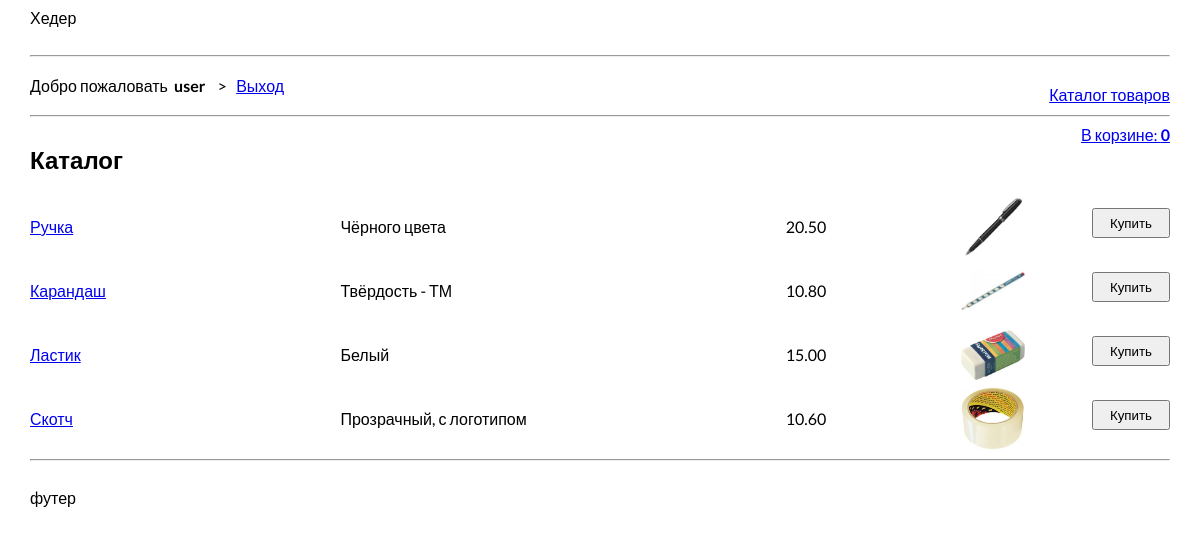
/ (signed in), run on the app's committed database.
### tables this page shows
CREATE TABLE `products` (
  `idx` int(11) NOT NULL,
  `name` text NOT NULL,
  `description` text NOT NULL,
  `price` decimal(10,2) NOT NULL,
  `image` text NOT NULL
);

### engine/Render.php (called while the page is built, shortened)
<?php
class Render implements IRenderer
{
    public function renderTemplate($template, $params = [])
    {
        extract($params);
        $templatePath = TEMPLATES_DIR . $template . ".php";
        include $templatePath;
        return ob_get_clean();
    }
}

### engine/Db.php (called while the page is built, shortened)
<?php
class Db
{
    private $config = [
        'driver' => 'mysql',
        'host' => 'localhost',
        'login' => 'root',
        'password' => '',
        'database' => 'shop_db',
        'charset' => 'utf8'
    ];
    private $connection = null;
    private function getConnection()
    {
        if (is_null($this->connection)) {
            $this->connection = new \PDO($this->preparePdoString(),
                $this->config['login'],
                $this->config['password']);
            $this->connection->setAttribute(\PDO::ATTR_DEFAULT_FETCH_MODE, \PDO::FETCH_ASSOC);
            $this->connection->setAttribute(\PDO::ATTR_DEFAULT_FETCH_MODE, \PDO::ERRMODE_EXCEPTION);
        }
        return $this->connection;
    }
    private function preparePdoString()
    {
        return sprintf("%s:host=%s;dbname=%s;charset=%s",
            $this->config['driver'],
            $this->config['host'],
            $this->config['database'],
            $this->config['charset']
        );
    }
    private function query($sql, $params = [])
    {
        $statement = $this->getConnection()->prepare($sql);
        $statement->execute($params);
        return $statement;
    }
    public function queryAll($sql, $param = [])
    {
        return $this->query($sql, $param)->fetchAll();
    }
}

### model/DbModel.php (called while the page is built, shortened)
<?php
abstract class DbModel extends Models
{
    public static function getAll()
    {
        $tableName = static::getTableName();
        $sql = "SELECT * FROM {$tableName}";
        return Db::getInstance()->queryAll($sql);
    }
}

### engine/Autoload.php (called while the page is built, shortened)
<?php
class Autoload
{
    public function loadClass($className)
    {
        $className = str_replace(['app\\', '\\'], ['/../', DIRECTORY_SEPARATOR], $className);
        $fileName = $_SERVER['DOCUMENT_ROOT'] . $className . '.php';
    }
}

### model/Products.php (called while the page is built, shortened)
<?php
class Products extends DbModel
{
    public static function getTableName()
    {
        return "products";
    }
}

### traits/Tsingletone.php (called while the page is built, shortened)
<?php
trait Tsingletone
{
    private static $instance = null;
    public static function getInstance()
    {
        if (is_null(static::$instance)) {
            static::$instance = new static();
        }
        return static::$instance;
    }
}

### views/catalog.php (the view, shortened to what this page needs)
<div class="bread-crumbs">
    <h2>Каталог</h2>
    <a href="/cart/" class="cart-right">В корзине:&#160;<span id="count" class="text-bold"><?= $count ?></span></a>
</div>
<?php foreach ($products as $key => $value): $product = (object)$value; ?>
    <div class="row-product">
        <p class="row-product_flex"><a href="/product/card/?id=<?= $product->idx ?>"><?= $product->name ?></a></p>
        <p class="row-product_flex"><?= $product->description ?></p>
        <p class="row-product_flex row-product_center"><?= $product->price ?></p>
        <img src="/img/<?= $product->image ?>" alt="" class="row-product_image">
        <button class="action row-product_buttom" data-idx="<?= $product->idx ?>">Купить</button>
    </div>
<? endforeach; ?>

### public/css/style.css (style rules this page uses)
body { font-family: 'Lato', sans-serif; }
.row-product { display: flex; justify-content: space-between; height: 4em; line-height: 2em; }
.row-product_flex { flex: 1; }
.row-product_center { text-align: center; }
.row-product_image { width: 4em; height: 4em; }
.row-product_buttom { margin-left: 5em; height: 30px; flex: 0.2; margin-top: 1em; }
.cart-right { text-align: right; }
.bread-crumbs { display: flex; justify-content: space-between; }
.text-bold { font-weight: 700; }

### data on the page
products: name "Ручка", description "Чёрного цвета", price "20.50", image (picture)
products: name "Карандаш", description "Твёрдость - ТМ", price "10.80", image (picture)
products: name "Ластик", description "Белый", price "15.00", image (picture)
products: name "Скотч", description "Прозрачный, с логотипом", price "10.60", image (picture)

### other printed values
$username "user"
$count "0"
